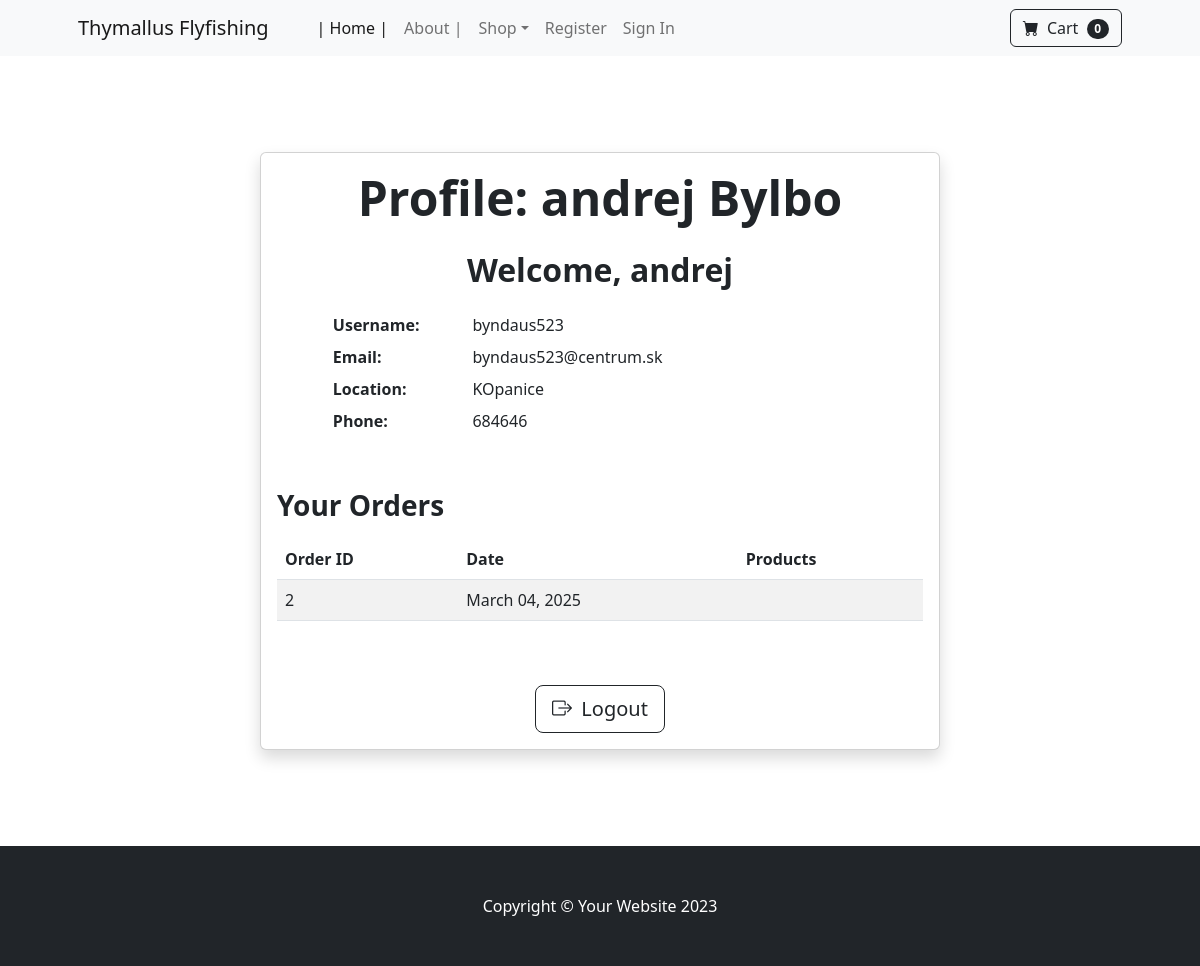
The page /dashboard (signed in) on the database as committed earlier.
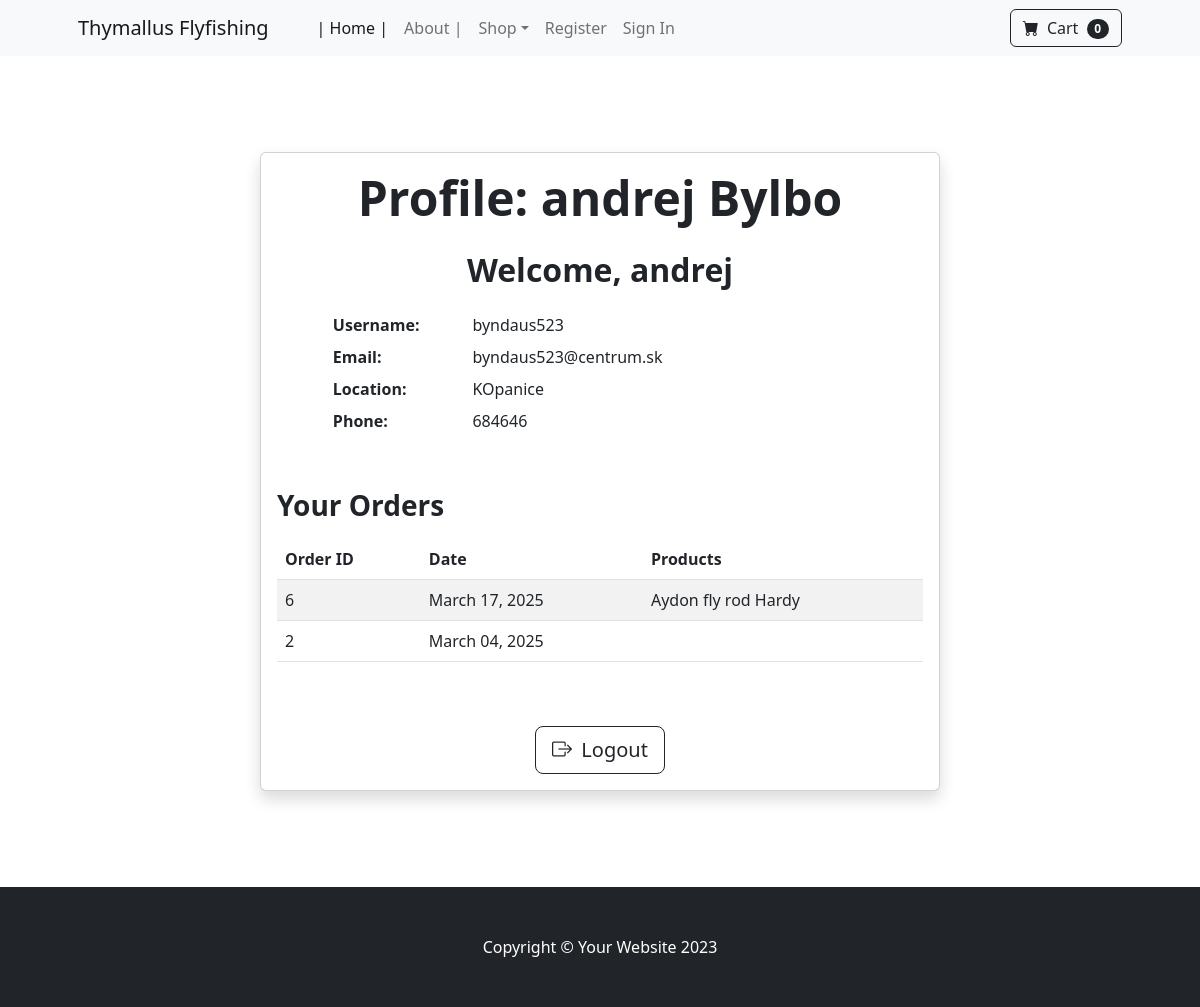
The same page on the database as committed later.
### member/models.py (models this page shows)
class Member(models.Model):
    user = models.OneToOneField(User, on_delete=models.CASCADE)
    email = models.EmailField(unique=True, max_length=255, primary_key=True)
    first_name = models.CharField( max_length=255)
    last_name = models.CharField( max_length=255)
    phone_number = models.CharField( max_length=20)
    location = models.CharField( max_length=255)

### order/models.py (models this page shows, shortened)
class Order(models.Model):
    products = models.ManyToManyField(Product, related_name="orders")
    created_at = models.DateTimeField(auto_now_add=True) #this is setting now without using datetime module
    member = models.ManyToManyField(Member, related_name="orders")
    class Meta:
        ordering = ['-created_at']

### product/models.py (models this page shows, shortened)
class Product(models.Model):
    category = models.ForeignKey(Category, on_delete=models.CASCADE, related_name='products')
    brand = models.CharField(max_length=255)
    model = models.CharField(max_length=255)
    price = MoneyField(max_digits=14, decimal_places=2, default_currency='EUR')
    description = models.TextField()
    image = models.ImageField(upload_to='images/product/')

### member/views.py (the view)
# urls.py: path('dashboard', views.dashboard, name="dashboard"),
@login_required (login_url="login") #have to be logged in to view the page
def dashboard(request):
    current_user = request.user
    current_member = current_user.member
    orders = current_member.orders.all()  # Fetch all orders for this member
    context = {
        'username': current_user.username,  # Username
        'email': current_user.email,  # Email
        'first_name': current_user.first_name,  # First Name
        'last_name': current_user.last_name,  # Last Name
        'location': current_member.location,  # Member's location
        'phone': current_member.phone_number,
        'orders': orders,
    }
    return render(request, 'user_auth/dashboard.html', context)

### cart/context_processors.py (called while the page is built)
def cart(request):
    return {'cart': Cart(request)}

### member/Templates/user_auth/dashboard.html
{% extends 'user_auth/base.html' %}
{% block content %}
<section class="py-5">
    <div class="container px-4 px-lg-5 my-5">
        <div class="row gx-4 gx-lg-5">
            <div class="col-md-8 mx-auto">
                <div class="card shadow">
                    <div class="card-body">
                        <h1 class="display-5 fw-bolder mb-4 text-center">
                            Profile: {{ first_name }} {{ last_name }}
                        </h1>
                        <div class="text-center mb-4">
                            <h2 class="fw-bold">Welcome, {{ first_name }}</h2>
                        </div>
                        <div class="row">
                            <div class="col-md-10 mx-auto">
                                <dl class="row mb-0">
                                    <dt class="col-sm-3">Username:</dt>
                                    <dd class="col-sm-9">{{ username }}</dd>
                                    <dt class="col-sm-3">Email:</dt>
                                    <dd class="col-sm-9">{{ email }}</dd>
                                    <dt class="col-sm-3">Location:</dt>
                                    <dd class="col-sm-9">{{ location }}</dd>
                                    <dt class="col-sm-3">Phone:</dt>
                                    <dd class="col-sm-9">{{ phone }}</dd>
                                </dl>
                            </div>
                        </div>
                        <div class="mt-5">
                            <h3 class="fw-bolder mb-3">Your Orders</h3>
                            {% if orders %}
                                <div class="table-responsive">
                                    <table class="table table-striped">
                                        <thead>
                                            <tr>
                                                <th>Order ID</th>
                                                <th>Date</th>
                                                <th>Products</th>
                                            </tr>
                                        </thead>
                                        <tbody>
                                            {% for order in orders %}
                                                <tr>
                                                    <td>{{ order.pk }}</td>
                                                    <td>{{ order.created_at|date:"F d, Y" }}</td>
                                                    <td>
                                                        {% for product in order.products.all %}
                                                            {{ product.model }} {{ product.brand }}{% if not forloop.last %}, {% endif %}
                                                        {% endfor %}
                                                    </td>
                                                </tr>
                                            {% endfor %}
                                        </tbody>
                                    </table>
                                </div>
                            {% else %}
                                <p class="text-muted">You have no orders yet.</p>
                            {% endif %}
                        </div>
                        <div class="text-center mt-5">
                            <a href="{% url 'logout' %}"
                               class="btn btn-outline-dark btn-lg">
                                <i class="bi-box-arrow-right me-1"></i>
                                Logout
                            </a>
                        </div>
                    </div>
                </div>
            </div>
        </div>
    </div>
</section>
{% endblock %}

### member/Templates/user_auth/base.html (shortened to what this page needs)
<!DOCTYPE html>
<html lang="en">
    <head>
        {% load static %}
        <link href="https://cdn.jsdelivr.net/npm/bootstrap-icons@1.5.0/font/bootstrap-icons.css" rel="stylesheet" />
        <link href="{% static 'css/styles.css'%}" rel="stylesheet" />
    </head>
    <body>
        {% include 'user_auth/navbar.html' %}
        {% block content %}
        {% endblock %}
        <footer class="py-5 bg-dark">
            <div class="container"><p class="m-0 text-center text-white">Copyright &copy; Your Website 2023</p></div>
        </footer>
    </body>
</html>

### member/Templates/user_auth/navbar.html (shortened to what this page needs)
<!DOCTYPE html>
<html lang="en">
<head>
</head>
<body>
<nav class="navbar navbar-expand-lg navbar-light bg-light">
            <div class="container px-4 px-lg-5">
                <a class="navbar-brand" href="{% url 'index' %}">Thymallus Flyfishing</a>
                <div class="collapse navbar-collapse" id="navbarSupportedContent">
                    <ul class="navbar-nav me-auto mb-2 mb-lg-0 ms-lg-4">
                        <li class="nav-item"><a class="nav-link active" aria-current="page" href="{% url 'index' %}">|  Home  |</a></li>
                        <li class="nav-item"><a class="nav-link" href="{% url 'about' %}">  About  |</a></li>
                        <li class="nav-item dropdown">
                            <a class="nav-link dropdown-toggle" id="navbarDropdown" href="#" role="button" data-bs-toggle="dropdown" aria-expanded="false">Shop</a>
                        <li class="nav-item"><a class="nav-link" href="{% url 'register' %}">Register</a></li>
                        <li class="nav-item"><a class="nav-link" href="{% url 'login' %}">Sign In</a></li>
                        </li>
                    </ul>
                    <form class="d-flex">
                        <button class="btn btn-outline-dark" type="submit">
                            <i class="bi-cart-fill me-1"></i>
                            Cart
                            <span class="badge bg-dark text-white ms-1 rounded-pill">0</span>
                        </button>
                    </form>
                </div>
            </div>
        </nav>
</body>
</html>

Rows that differ between the two databases and show on the page:
added Order: pk "6", created_at "March 17, 2025"
now on this page (row unchanged): Product: model "Aydon fly rod", brand "Hardy"
